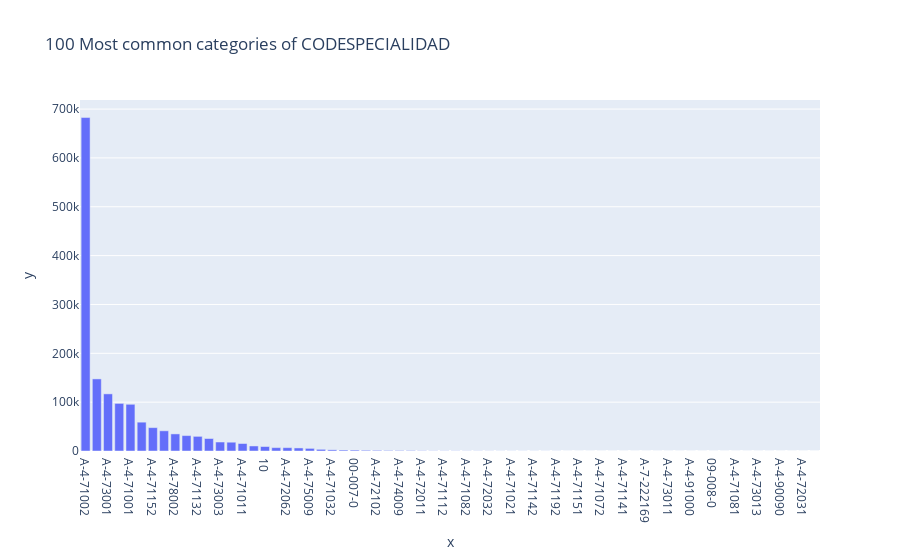

Write notebook code for a chart like this one.
### Code cell
profile_serie(main_db['CODESPECIALIDAD'])

### Figure 1 — Plotly figure (JSON) as saved in the notebook; plotly's stock layout.template omitted (floating-point values rounded to 4 significant figures)
{"data": [{"alignmentgroup": "True", "hovertemplate": "x=%{x}<br>y=%{y}<extra></extra>", "legendgroup": "", "marker": {"color": "#636efa", "pattern": {"shape": ""}}, "name": "", "offsetgroup": "", "orientation": "v", "showlegend": false, "textposition": "auto", "type": "bar", "x": ["A-4-71002", "A-4-72002", "A-4-73001", "A-4-77002", "A-4-71001", "A-4-72012", "A-4-71152", "A-4-72052", "A-4-78002", "A-4-73012", "A-4-71132", "A-4-71172", "A-4-73003", "A-4-72072", "A-4-71011", "A-4-72001", "10", "A-4-71163", "A-4-72062", "A-4-72042", "A-4-75009", "A-4-77001", "A-4-71032", "A-4-72022", "00-007-0", "A-4-72041", "A-4-72102", "A-4-71022", "A-4-74009", "A-4-79001", "A-4-72011", "A-4-71052", "A-4-71112", "A-4-71171", "A-4-71082", "A-4-78001", "A-4-72032", "A-4-72082", "A-4-71021", "A-4-72092", "A-4-71142", "A-4-71031", "A-4-71192", "A-4-71182", "A-4-71151", "A-4-72101", "A-4-71072", "A-4-71092", "A-4-71141", "A-4-71102", "A-7-222169", "SIN_ESPECIALIDAD", "A-4-73011", "00-001-0", "A-4-91000", "A-4-71062", "09-008-0", "00-008-0", "A-4-71081", "A-4-71003", "A-4-73013", "A-4-71121", "A-4-90090", "A-7-222172", "A-4-72031", "A-4-71042"], "xaxis": "x", "y": [682666, 147583, 116978, 97500, 95628, 59016, 47864, 41354, 35006, 31573, 29973, 25576, 18386, 17986, 15338, 10315, 9154, 6893, 6824, 6254, 5334, 3392, 2414, 1930, 1885, 1470, 1309, 1062, 1003, 923, 494, 378, 339, 323, 294, 284, 198, 164, 163, 162, 134, 120, 116, 67, 63, 63, 62, 55, 53, 51, 50, 48, 42, 35, 33, 30, 30, 22, 21, 20, 19, 17, 10, 3, 2, 2], "yaxis": "y"}], "layout": {"barmode": "relative", "legend": {"tracegroupgap": 0}, "title": {"text": "100 Most common categories of CODESPECIALIDAD"}, "xaxis": {"anchor": "y", "domain": [0, 1], "title": {"text": "x"}}, "yaxis": {"anchor": "x", "domain": [0, 1], "title": {"text": "y"}}}}
